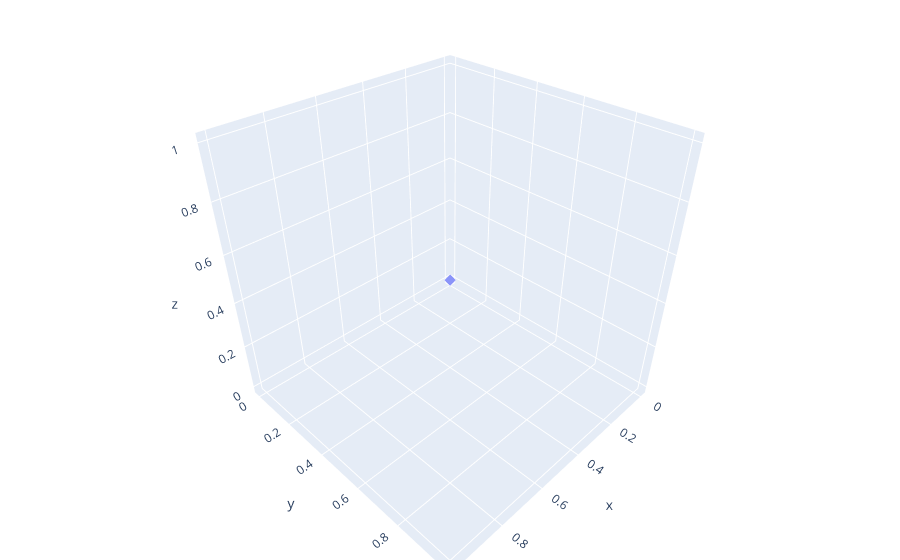

Notebook code for this chart:
### Code cell
ray.fig

### Figure 1 — Plotly figure (JSON) as saved in the notebook; plotly's stock layout.template omitted (floating-point values rounded to 4 significant figures)
{"data": [{"legendgroup": "Ray 0", "marker": {"size": [0, 6, 0], "symbol": "diamond"}, "mode": "lines+markers", "name": "Ray 0", "showlegend": false, "type": "scatter3d", "x": [0, 1, null], "y": [0, 1, null], "z": [0, 1, null]}, {"marker": {"color": "rgba(0, 0, 0, 0.0)", "size": 0.01}, "showlegend": false, "type": "scatter3d", "x": [0], "y": [0], "z": [0]}], "layout": {"legend": {"y": 0.96}, "margin": {"b": 0, "l": 0, "r": 0, "t": 0}, "scene": {"aspectmode": "data"}}}
